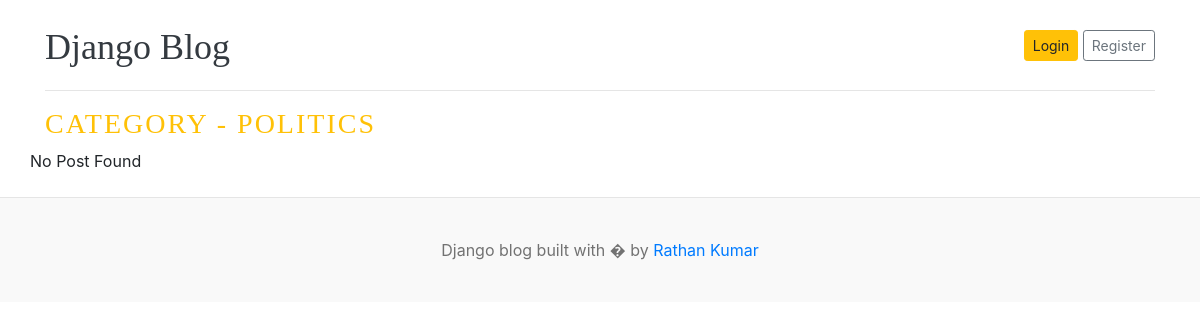
The page /category/2/ on the database as committed earlier.
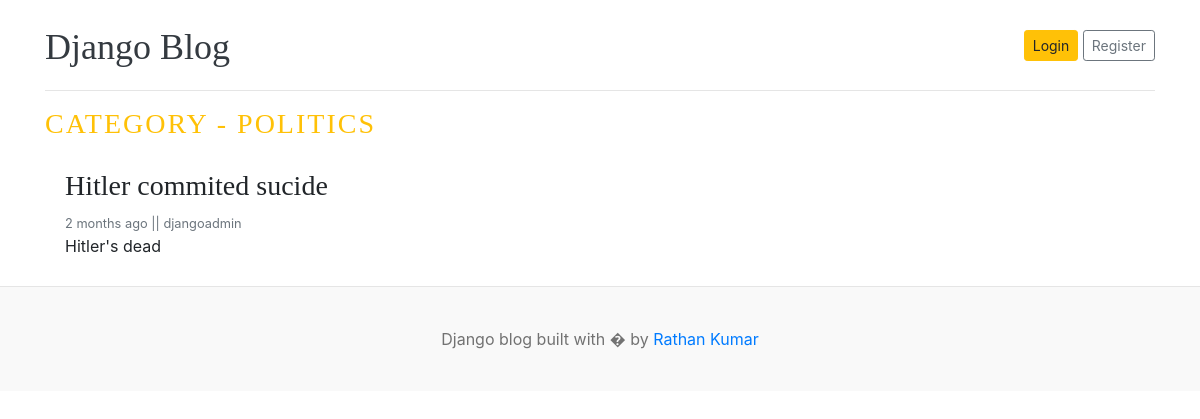
The same page on the database as committed later.
### blogs/models.py (models this page shows, shortened)
class Blog(models.Model):
     title = models.CharField(max_length=100)
     slug = models.SlugField(max_length=150, unique=True, blank=True)
     category = models.ForeignKey(Category, on_delete=models.CASCADE)
     author = models.ForeignKey(User, on_delete=models.CASCADE)
     featured_image = models.ImageField(upload_to='uploads/%Y/%M/%d')
     short_description = models.TextField(max_length=500)
     blog_body = models.TextField(max_length=3000)
     status= models.CharField(max_length=100, choices=STATUS_CHOICES , default="Draft")
     is_featured = models.BooleanField(default=False)
     created_at = models.DateTimeField(auto_now_add=True)
     updated_at = models.DateTimeField(auto_now=True)

### blogs/views.py (the view)
# urls.py: path('<int:category_id>/', views.post_by_category, name='post_by_category'),
def post_by_category(request, category_id):
    try:
        category_id = int(category_id)
    except ValueError:
        return redirect('home')
    category = get_object_or_404(Category, pk=category_id)
    posts = Blog.objects.filter(status='Published', category=category)
    context = {
        'posts': posts,
        'category': category,
    }
    return render(request, 'post_by_category.html', context)

### blogs/models.py (called while the page is built)
    def __str__(self):
        return self.category_name

### templates/post_by_category.html (shortened to what this page needs)
{% load static %}
<!DOCTYPE html>
<html lang="en">
<head>
    <link href="https://getbootstrap.com/docs/4.0/dist/css/bootstrap.min.css" rel="stylesheet">
    <link href="{% static 'css/blog.css' %}" rel="stylesheet">
  </head>
<body>
    <div class="container">
      <header class="blog-header py-3">
        <div class="row flex-nowrap justify-content-between align-items-center">
          <div class="col-8 pt-1">
            <a class="blog-header-logo text-dark" hr ef="/">Django Blog</a>
          </div>
          <div class="col-4 d-flex justify-content-end align-items-center">
            <a class="btn btn-sm btn-warning" href="#">Login</a> &nbsp;
            <a class="btn btn-sm btn-outline-secondary" href="#">Register</a>
          </div>
        </div>
      </header>
      <div class="nav-scroller py-1 mb-2">
      </div>
<h3 class="text-uppercase text-warning" style="letter-spacing: 2px;">Category - {{category}}</h3>
  <div class="row mb-2">
    {% if posts %}
    {% for post in posts %}
    <div class="col-md-6">
      <div class="card border-0" >
        <div class="card-body">
          <h3>{{post.title}}</h3>
          <small class="mb-1 text-muted">{{post.created_at | timesince}} ago    ||  {{post.author}}</small>
          <p class="card-text">{{post.short_description | truncatewords:25}}</p>
        </div>
      </div>
    </div>
       {% endfor %}
    {% else %}
    <p>No Post Found</p>
    {% endif %}
  </div>
</div>
<footer class="blog-footer">
  <p>Django blog built with � by <a href="#">Rathan Kumar</a></p>
</footer>
</body>
</html>

Rows that differ between the two databases and show on the page:
added Blog: title "Hitler commited sucide", created_at "2 months", author "djangoadmin", short_description "Hitler's dead"
Other text that changed with them:
text no longer shown: "No Post Found"
